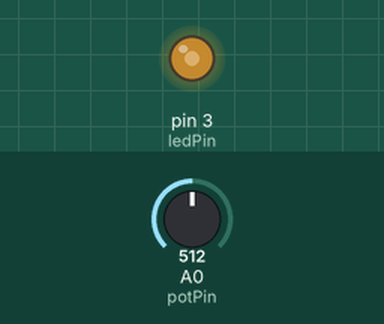
This sketch was run on a simulated Arduino Uno, built with avr-gcc and run on an emulated ATmega328P. On the bench: output pins drawn as LEDs (lit = HIGH). The inputs (shaded band) are chosen by the test bench; at power-on: A0 (potPin) = 512.

Above: at 1.2 s.
1.3 s: A0 (potPin) set to 716
At 2.2 s:
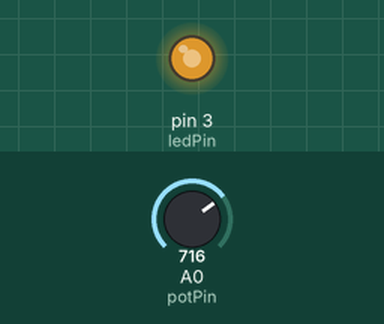
2.8 s: A0 (potPin) set to 900
At 3.3 s:
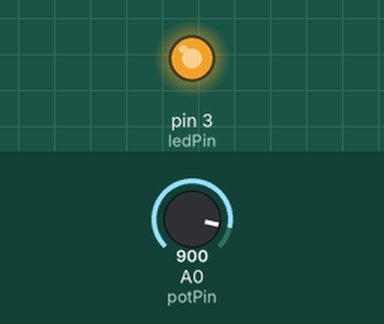
4.3 s: A0 (potPin) set to 122
At 5.5 s:
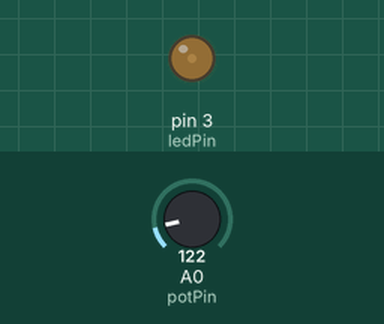
5.8 s: A0 (potPin) set to 0
At 6.8 s:
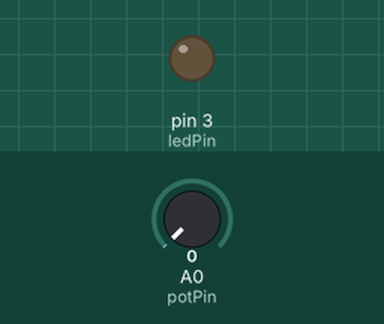
7.3 s: A0 (potPin) set to 511
At 8.0 s:
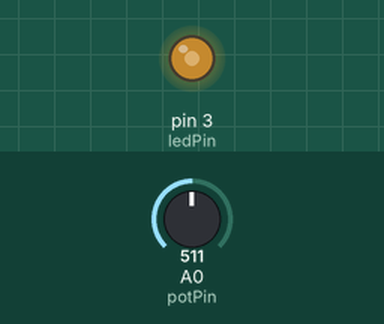
Timing chart, 0 to 9.8 s (numbered marks = the images above; inputs shaded):
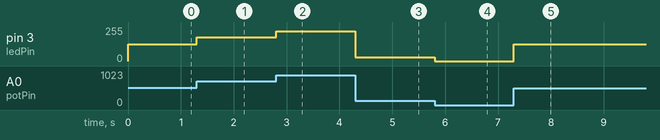

The sketch:

PotentiometerLedControl.ino
```cpp
#define ledPin 3
#define potPin A0

void setup() {
  // Empty setup function
}

void loop() {
  int value = analogRead(potPin);
  value = map(value, 0, 1023, 0, 255);
  analogWrite(ledPin, value);
}
```

Measured:
- after the input at 1.3 s, pin 3 (ledPin): 127/255 → 178/255 at once
- after the input at 2.8 s, pin 3 (ledPin): 178/255 → 224/255 at once
- after the input at 4.3 s, pin 3 (ledPin): 224/255 → 30/255 at once
- after the input at 5.8 s, pin 3 (ledPin): 30/255 → 0/255 at once
- after the input at 7.3 s, pin 3 (ledPin): 0/255 → 127/255 at once
